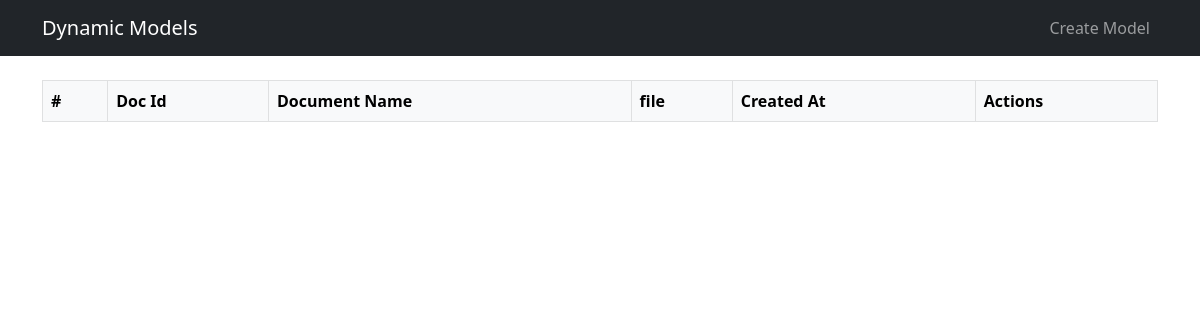
Before: /models/1/instances/ (signed in) with the older database file.
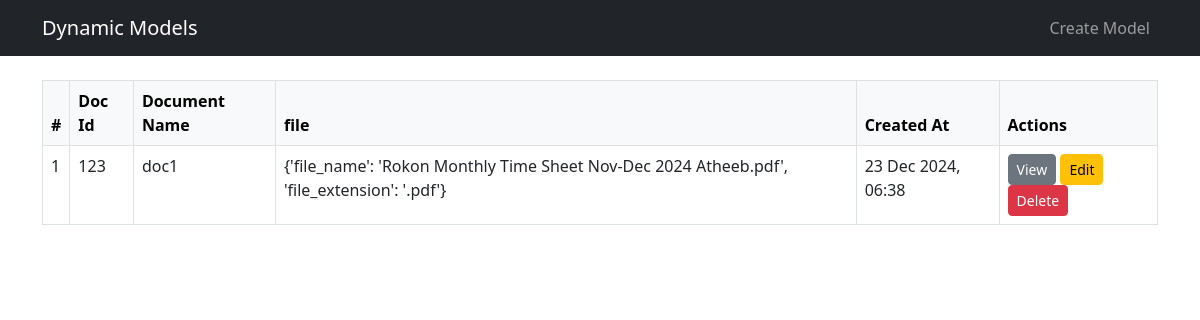
After: the same page with the newer database file.
### dynamic_app/models.py (models this page shows, shortened)
class DynamicField(models.Model):
    FIELD_TYPES = [
        ('char', 'Character'),
        ('text', 'Text'),
        ('int', 'Integer'),
        ('decimal', 'Decimal'),
        ('bool', 'Boolean'),
        ('date', 'Date'),
        ('datetime', 'DateTime'),
        ('file', 'File'),
        ('choice', 'Choice'),
    ]
    dynamic_model = models.ForeignKey(DynamicModel, on_delete=models.CASCADE, related_name='fields')
    name = models.CharField(max_length=100)
    display_name = models.CharField(max_length=100)
    field_type = models.CharField(max_length=20, choices=FIELD_TYPES)
    is_required = models.BooleanField(default=False)
    is_unique = models.BooleanField(default=True)
    is_readonly = models.BooleanField(default=False)
    display_order = models.IntegerField(default=0)
    created_by = models.ForeignKey(User, on_delete=models.CASCADE)
    created_at = models.DateTimeField(auto_now_add=True)
    updated_at = models.DateTimeField(auto_now=True)
    class Meta:
        ordering = ['display_order']
        unique_together = ['dynamic_model', 'name']

class DynamicModelInstance(models.Model):
    dynamic_model = models.ForeignKey(DynamicModel, on_delete=models.CASCADE)
    created_by = models.ForeignKey(User, on_delete=models.CASCADE)
    created_at = models.DateTimeField(auto_now_add=True)
    updated_at = models.DateTimeField(auto_now=True)
    data = models.JSONField()

### dynamic_app/views.py (the view)
# urls.py: path('models/<int:model_pk>/instances/', views.instance_list, name='instance_list'),
@login_required
def instance_list(request, model_pk):
    model = get_object_or_404(DynamicModel, pk=model_pk, created_by=request.user)
    instances = DynamicModelInstance.objects.filter(dynamic_model=model)
    fields = model.fields.all()  # Get all the fields of the dynamic model
    return render(request, 'dynamic_models/instance_list.html', {
        'model': model,
        'instances': instances,
        'fields': fields,
    })

### dynamic_app/templatetags/custom_filters.py (called while the page is built)
@register.filter
def get_item(dictionary, key):
    return dictionary.get(key)

### dynamic_app/templates/dynamic_models/instance_list.html
{% extends "base_generic.html" %}
{% load custom_filters %}
{% block content %}
<div class="table-responsive">
    <table class="table table-bordered table-hover">
        <thead class="table-light">
            <tr>
                <th>#</th>
                {% for field in fields %}
                    <th>{{ field.display_name }}</th>
                {% endfor %}
                <th>Created At</th>
                <th>Actions</th>
            </tr>
        </thead>
        <tbody>
            {% for instance in instances %}
            <tr>
                <td>{{ forloop.counter }}</td>
                {% for field in fields %}
                    <td>{{ instance.data|get_item:field.name|default:"-" }}</td>
                {% endfor %}
                <td>{{ instance.created_at|date:"d M Y, H:i" }}</td>
                <td>
                    <a href="#" class="btn btn-sm btn-secondary">View</a>
                    <a href="#" class="btn btn-sm btn-warning">Edit</a>
                    <a href="#" class="btn btn-sm btn-danger">Delete</a>
                </td>
            </tr>
            {% endfor %}
        </tbody>
    </table>
</div>
{% endblock %}

### dynamic_app/templates/base_generic.html (shortened to what this page needs)
<!DOCTYPE html>
<html lang="en">
<head>
    <link href="https://cdn.jsdelivr.net/npm/bootstrap@5.3.0/dist/css/bootstrap.min.css" rel="stylesheet">
</head>
<body>
    <nav class="navbar navbar-expand-lg navbar-dark bg-dark">
        <div class="container">
            <a class="navbar-brand" href="{% url 'model_list' %}">Dynamic Models</a>
            <div class="navbar-nav">
                    <a class="nav-link" href="{% url 'model_create' %}">Create Model</a>
            </div>
        </div>
    </nav>
    <div class="container mt-4">
        {% block content %}
        {% endblock %}
    </div>
</body>
</html>

Changed rows visible on the page:
added DynamicModelInstance: data|get_item "123", data|get_item "doc1", data|get_item "{'file_name': 'Rokon Monthly Time Sheet Nov-Dec 2024 Atheeb.pdf', 'file_extension': '.pdf'}", created_at "23 Dec 2024, 06:38"
